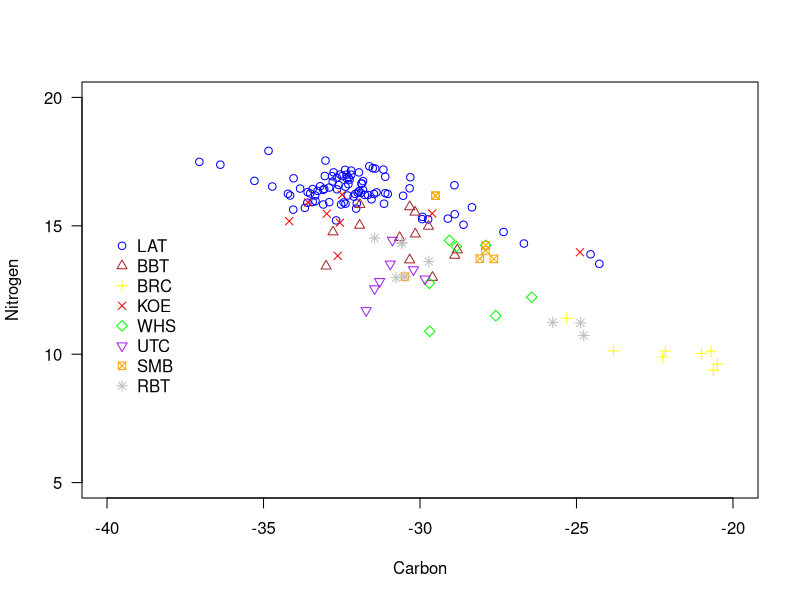
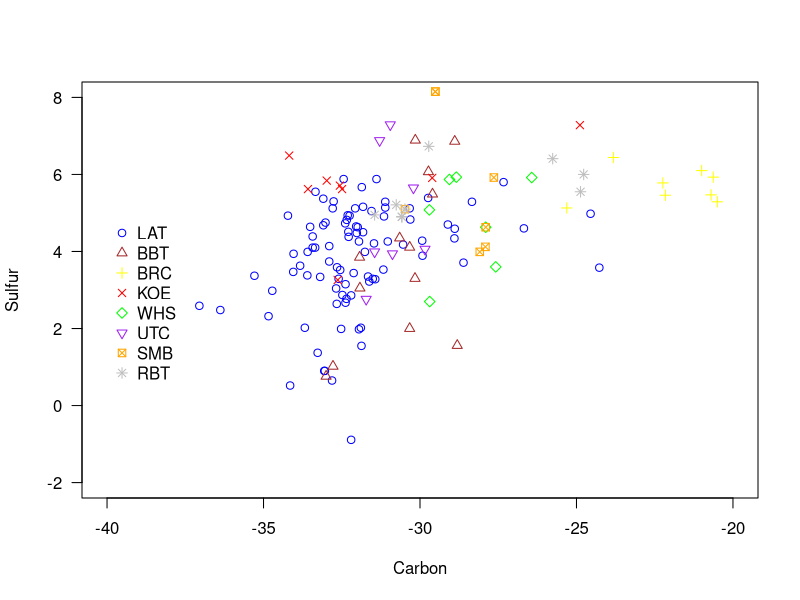
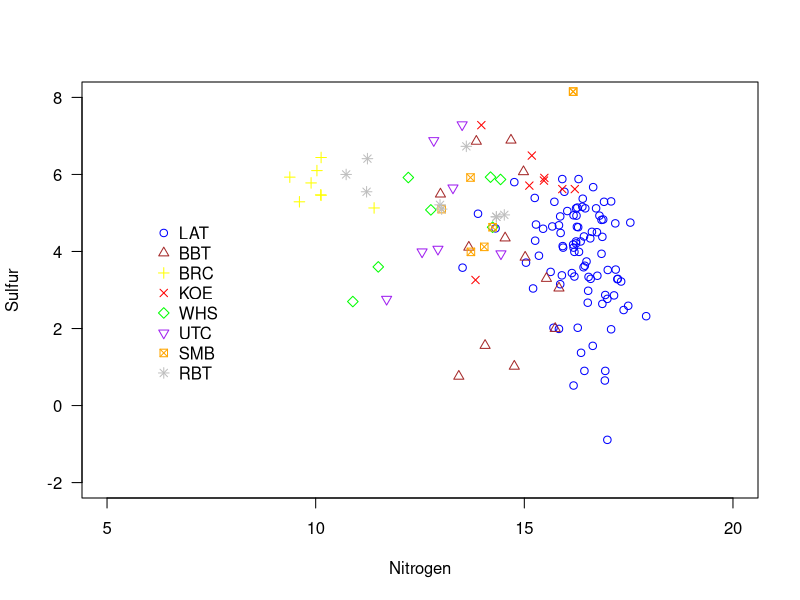
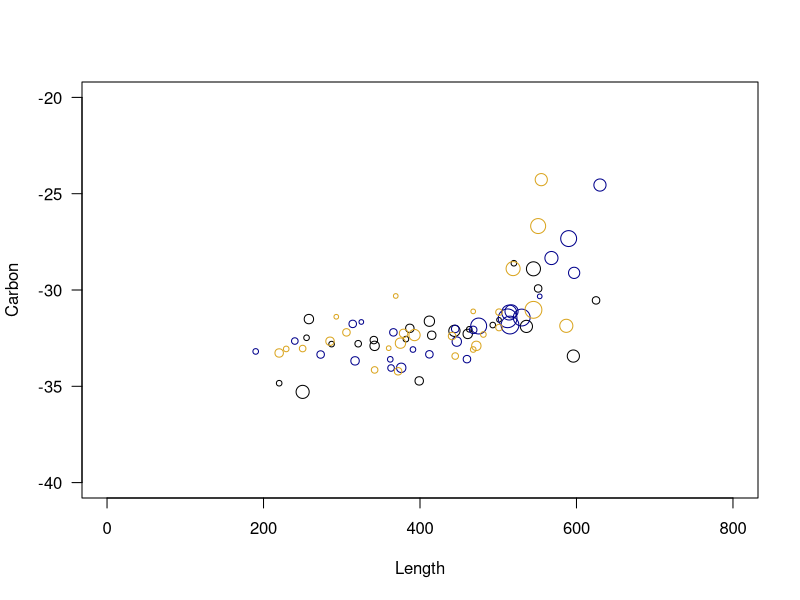
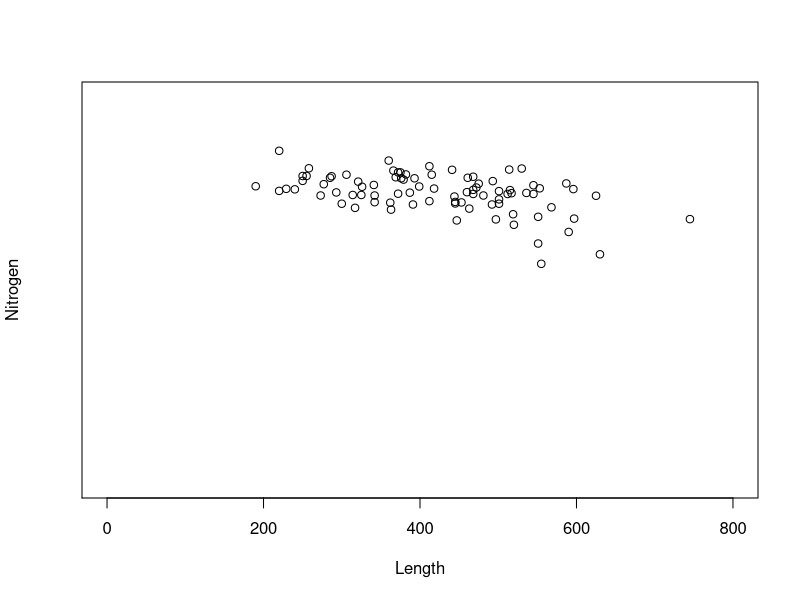
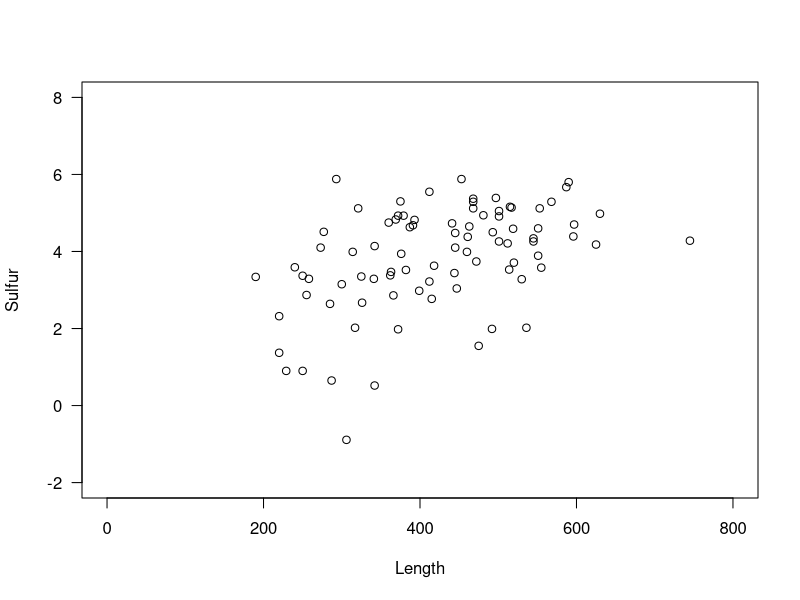

Generate these figures, in order, with R:


fish=read.table("Data/Isotope_FirstLook.txt", header = T)
ages<-read.csv("Data/AgesToLink.csv", header=T)

fish.aged<-merge(fish, ages, by="id_number")

head(fish)
dim(fish)

lat = subset(fish, fish$species == "LAT")
bbt = subset(fish, fish$species == "BBT")
brc = subset(fish, fish$species == "BRC")
koe = subset(fish, fish$species == "KOE")
whs = subset(fish, fish$species == "WHS")
utc = subset(fish, fish$species == "UTC")
smb = subset(fish, fish$species == "SMB")
rbt = subset(fish, fish$species == "RBT")

#####Carbon vs Nitrogen

plot(NULL, xlim=c(-40,-20), ylim= c(5,20), xlab="Carbon", ylab="Nitrogen", xaxt="n", yaxt="n",main="", type="n")

points(lat$C, lat$N, col="blue")
points(bbt$C, bbt$N, col="brown", pch=2)
points(brc$C, brc$N, col="yellow", pch=3)
points(koe$C, koe$N, col="red", pch=4)
points(whs$C, whs$N, col="green", pch=5)
points(utc$C, utc$N, col="purple", pch=6)
points(smb$C, smb$N, col="orange", pch=7)
points(rbt$C, rbt$N, col="gray", pch=8)

axis(1, at=c(-40, -35, -30, -25, -20),las=1, cex.axis=10/10)
axis(2, at=c(5,10,15,20),las=1, cex.axis=10/10)

legend(-40, 15, legend=c("LAT", "BBT", "BRC", "KOE", "WHS", "UTC", "SMB", "RBT"), 
	pch=c(1,2,3,4,5,6,7,8), col=c("blue", "brown",
	 "yellow", "red", "green", "purple","orange", "gray")
	, bty="n", cex=1, pt.cex=1, lty=NULL, merge=FALSE, trace=FALSE)

#####Carbon vs Sulfur

plot(NULL, xlim=c(-40,-20), ylim= c(-2,8), xlab="Carbon", ylab="Sulfur", xaxt="n", yaxt="n",main="", type="n")

points(lat$C, lat$S, col="blue")
points(bbt$C, bbt$S, col="brown", pch=2)
points(brc$C, brc$S, col="yellow", pch=3)
points(koe$C, koe$S, col="red", pch=4)
points(whs$C, whs$S, col="green", pch=5)
points(utc$C, utc$S, col="purple", pch=6)
points(smb$C, smb$S, col="orange", pch=7)
points(rbt$C, rbt$S, col="gray", pch=8)

axis(1, at=c(-40, -35, -30, -25, -20),las=1, cex.axis=10/10)
axis(2, at=c(-2,0,2,4,6,8),las=1, cex.axis=10/10)

legend(-40, 5, legend=c("LAT", "BBT", "BRC", "KOE", "WHS", "UTC", "SMB", "RBT"), 
	pch=c(1,2,3,4,5,6,7,8), col=c("blue", "brown",
	 "yellow", "red", "green", "purple","orange", "gray")
	, bty="n", cex=1, pt.cex=1, lty=NULL, merge=FALSE, trace=FALSE)

#####Nitrogen vs Sulfur

plot(NULL, xlim=c(5,20), ylim= c(-2,8), xlab="Nitrogen", ylab="Sulfur", xaxt="n", yaxt="n",main="", type="n")

points(lat$N, lat$S, col="blue")
points(bbt$N, bbt$S, col="brown", pch=2)
points(brc$N, brc$S, col="yellow", pch=3)
points(koe$N, koe$S, col="red", pch=4)
points(whs$N, whs$S, col="green", pch=5)
points(utc$N, utc$S, col="purple", pch=6)
points(smb$N, smb$S, col="orange", pch=7)
points(rbt$N, rbt$S, col="gray", pch=8)

axis(1, at=c(5,10,15,20),las=1, cex.axis=10/10)
axis(2, at=c(-2,0,2,4,6,8),las=1, cex.axis=10/10)

legend(6, 5, legend=c("LAT", "BBT", "BRC", "KOE", "WHS", "UTC", "SMB", "RBT"), 
	pch=c(1,2,3,4,5,6,7,8), col=c("blue", "brown",
	 "yellow", "red", "green", "purple","orange", "gray")
	, bty="n", cex=1, pt.cex=1, lty=NULL, merge=FALSE, trace=FALSE)


#####LAT LENGTH VS CARBON

plot(NULL, xlim=c(0,800), ylim= c(-40, -20), xlab="Length", ylab="Carbon", xaxt="n", yaxt="n",main="", type="n")

lat.age<- subset(fish.aged, fish.aged$species == "LAT")

lat.age.canyon<-subset(lat.age, lat.age$region=="canyon")
lat.age.inflow<-subset(lat.age, lat.age$region=="inflow")
lat.age.oh<-subset(lat.age, lat.age$region=="open_hills")

points(lat.age.canyon$length, lat.age.canyon$C, cex=(lat.age.canyon$age)/8)
points(lat.age.inflow$length, lat.age.inflow$C, cex=(lat.age.inflow$age)/8, col="darkblue")
points(lat.age.oh$length, lat.age.oh$C, cex=(lat.age.oh$age)/8, col="goldenrod")


axis(1, at=c(0,200,400,600,800),las=1, cex.axis=10/10)
axis(2, at=c(-40, -35, -30, -25, -20),las=1, cex.axis=10/10)

#####LAT LENGTH VS NITROGEN

plot(NULL, xlim=c(0,800), ylim= c(5,20), xlab="Length", ylab="Nitrogen", xaxt="n", yaxt="n",main="", type="n")

points(lat$length, lat$N)

axis(1, at=c(0,200,400,600,800),las=1, cex.axis=10/10)
axis(2, at=c(-40, -35, -30, -25, -20),las=1, cex.axis=10/10)

#####LAT LENGTH VS SULFUR

plot(NULL, xlim=c(0,800), ylim= c(-2,8), xlab="Length", ylab="Sulfur", xaxt="n", yaxt="n",main="", type="n")

points(lat$length, lat$S)

axis(1, at=c(0,200,400,600,800),las=1, cex.axis=10/10)
axis(2, at=c(-2,0,2,4,6,8),las=1, cex.axis=10/10)



